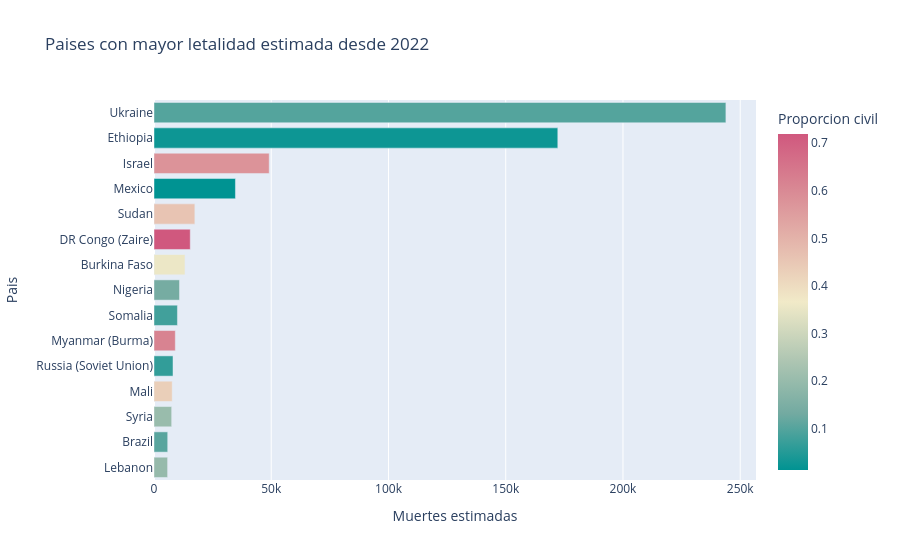

Notebook code for this chart:
### Code cell
fig = px.bar(
    top_countries.reset_index(),
    x="muertes",
    y="country",
    color="proporcion_civil",
    orientation="h",
    title="Paises con mayor letalidad estimada desde 2022",
    labels={"muertes": "Muertes estimadas", "country": "Pais", "proporcion_civil": "Proporcion civil"},
    color_continuous_scale="Tealrose",
)
fig.update_layout(yaxis={"categoryorder": "total ascending"})
fig.show()

### Figure 1 — Plotly figure (JSON) as saved in the notebook; plotly's stock layout.template omitted (floating-point values rounded to 4 significant figures)
{"data": [{"hovertemplate": "Muertes estimadas=%{x}<br>Pais=%{y}<br>Proporcion civil=%{marker.color}<extra></extra>", "legendgroup": "", "marker": {"color": [0.09997, 0.02625, 0.5765, 0.01321, 0.4581, 0.7195, 0.357, 0.1375, 0.08021, 0.616, 0.06523, 0.4318, 0.2037, 0.1048, 0.1973], "coloraxis": "coloraxis", "pattern": {"shape": ""}}, "name": "", "orientation": "h", "showlegend": false, "textposition": "auto", "type": "bar", "x": [243896, 172210, 49125, 34737, 17423, 15460, 13206, 10877, 9999, 9090, 8110, 7770, 7537, 5847, 5802], "xaxis": "x", "y": ["Ukraine", "Ethiopia", "Israel", "Mexico", "Sudan", "DR Congo (Zaire)", "Burkina Faso", "Nigeria", "Somalia", "Myanmar (Burma)", "Russia (Soviet Union)", "Mali", "Syria", "Brazil", "Lebanon"], "yaxis": "y"}], "layout": {"barmode": "relative", "coloraxis": {"colorbar": {"title": {"text": "Proporcion civil"}}, "colorscale": [[0, "rgb(0, 147, 146)"], [0.1667, "rgb(114, 170, 161)"], [0.3333, "rgb(177, 199, 179)"], [0.5, "rgb(241, 234, 200)"], [0.6667, "rgb(229, 185, 173)"], [0.8333, "rgb(217, 137, 148)"], [1, "rgb(208, 88, 126)"]]}, "legend": {"tracegroupgap": 0}, "title": {"text": "Paises con mayor letalidad estimada desde 2022"}, "xaxis": {"anchor": "y", "domain": [0, 1], "title": {"text": "Muertes estimadas"}}, "yaxis": {"anchor": "x", "categoryorder": "total ascending", "domain": [0, 1], "title": {"text": "Pais"}}}}
